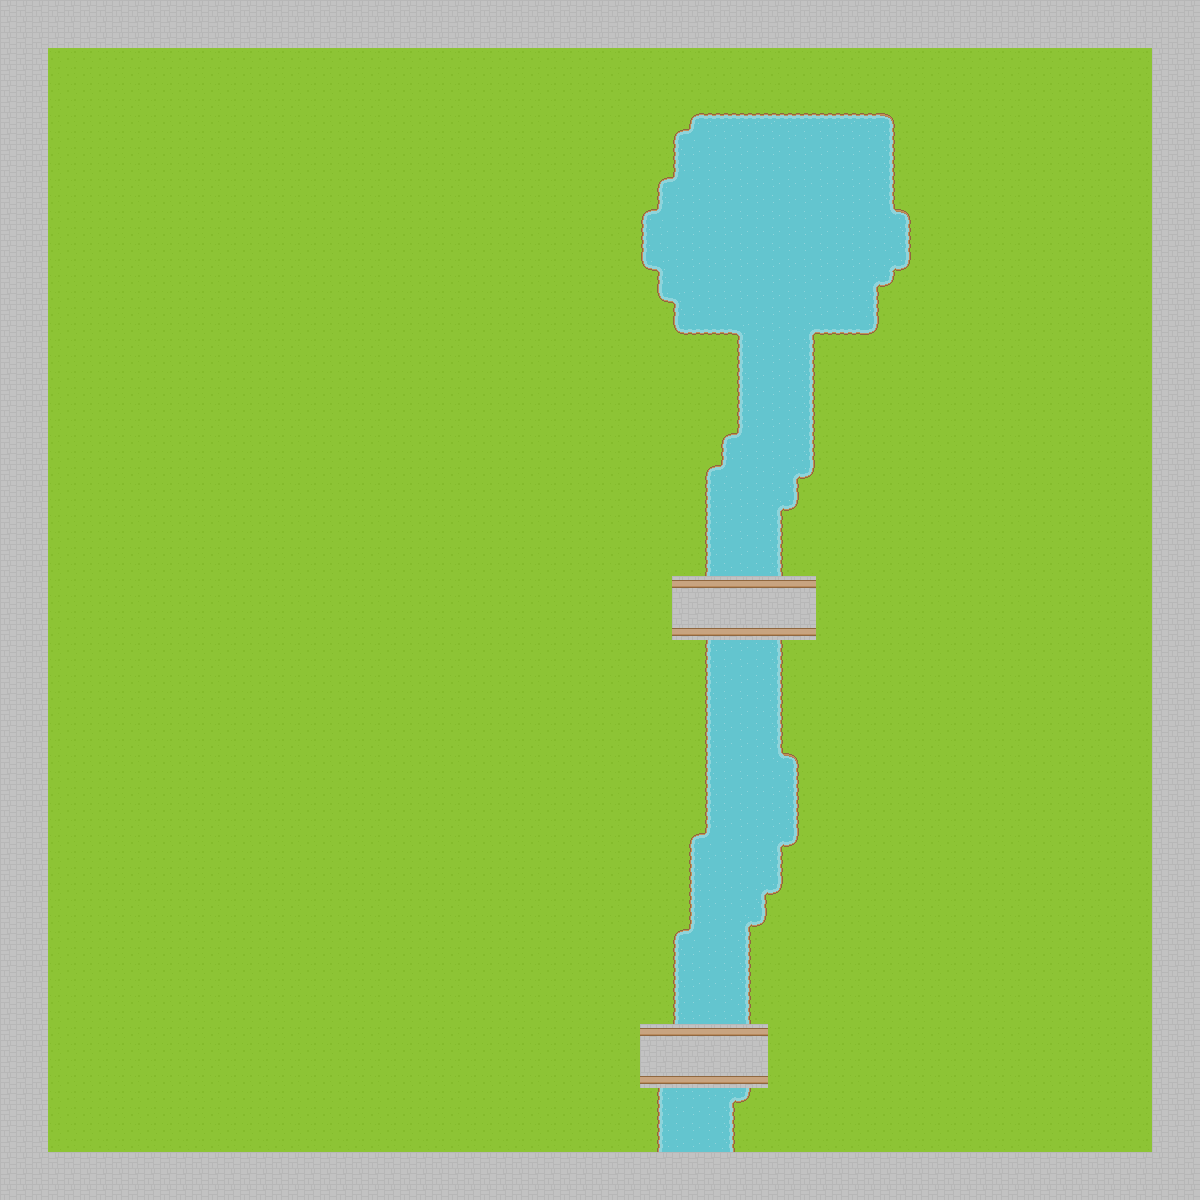

A 2D game scene composited from a Tiled map and its tileset images. What follows is a short description and the map's XML, with each tile layer's data collapsed to a summary:
An orthogonal 75x75 tile map with 16x16 px tiles, 4 tile layers (Tile Layer 1, Tile Layer 2, Tile Layer 3, Tile Layer 4).

<map version="1.2" tiledversion="1.2.5" orientation="orthogonal" renderorder="right-down" width="75" height="75" tilewidth="16" tileheight="16" infinite="0" nextlayerid="8" nextobjectid="1">
 <tileset firstgid="1" name="MapTiles" tilewidth="16" tileheight="16" tilecount="21" columns="0">
  <grid orientation="orthogonal" width="1" height="1" />
  <tile id="0">
   <image width="16" height="16" source="River1.png" />
  </tile>
  <tile id="1">
   <image width="16" height="16" source="River2.png" />
  </tile>
  <tile id="2">
   <image width="16" height="16" source="river5.png" />
  </tile>
  <tile id="3">
   <image width="16" height="16" source="River7.png" />
  </tile>
  <tile id="4">
   <image width="16" height="16" source="reverc.png" />
  </tile>
  <tile id="5">
   <image width="16" height="16" source="grass1.png" />
  </tile>
  <tile id="6">
   <image width="16" height="16" source="river3.png" />
  </tile>
  <tile id="7">
   <image width="16" height="16" source="river9.png" />
  </tile>
  <tile id="8">
   <image width="16" height="16" source="river4.png" />
  </tile>
  <tile id="9">
   <image width="16" height="16" source="river6.png" />
  </tile>
  <tile id="10">
   <image width="16" height="16" source="river8.png" />
  </tile>
  <tile id="11">
   <image width="16" height="16" source="r2.png" />
  </tile>
  <tile id="12">
   <image width="16" height="16" source="r3.png" />
  </tile>
  <tile id="13">
   <image width="16" height="16" source="r4.png" />
  </tile>
  <tile id="15">
   <image width="16" height="16" source="brid.png" />
  </tile>
  <tile id="16">
   <image width="16" height="16" source="stone.png" />
  </tile>
  <tile id="17">
   <image width="16" height="16" source="stone.png" />
  </tile>
  <tile id="22">
   <image width="16" height="16" source="tree.png" />
  </tile>
  <tile id="24">
   <image width="16" height="16" source="Metal.png" />
  </tile>
 </tileset>
 <layer id="1" name="Tile Layer 1" width="75" height="75" locked="1">
  <data>[5625 cells, 5625 non-empty, 14 distinct tile ids]</data>
 </layer>
 <layer id="2" name="Tile Layer 2" width="75" height="75">
  <data>[5625 cells, 1186 non-empty, 3 distinct tile ids]</data>
 </layer>
 <layer id="6" name="Tile Layer 3" width="75" height="75">
  <data>[5625 cells, 36 non-empty, 1 distinct tile ids]</data>
 </layer>
 <layer id="7" name="Tile Layer 4" width="75" height="75">
  <data>[5625 cells, 24 non-empty, 1 distinct tile ids]</data>
 </layer>
</map>
